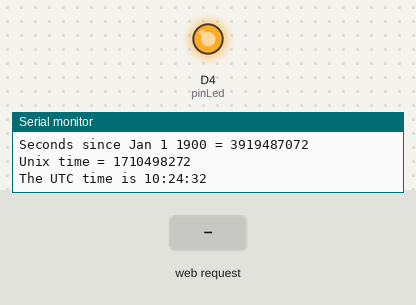
Bench run of a sketch on a simulated ESP8266 (NodeMCU). Parts: output pins drawn as LEDs (lit = HIGH), the last lines printed to the serial monitor. The inputs (shaded band) are chosen by the test bench. WiFi joins after 1.5 s; servers stay silent unless stated.

Above: at 2.7 s.
2.8 s: HTTP request GET /luci received
At 12.8 s:
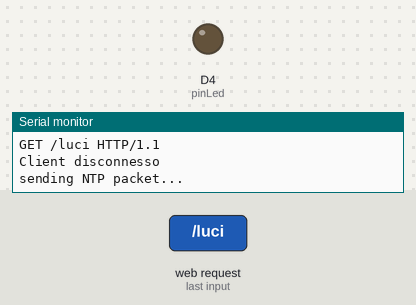
Timing chart, 0 to 14.3 s (numbered marks = the images above; inputs shaded):
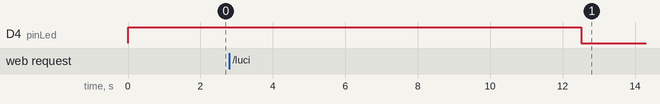

The sketch:

ControllerLuci.ino
```cpp
#include <WiFiUdp.h>
#include <ESP8266WiFi.h>
#include <WiFiUdp.h>

String token = "dk4i93bfo5k6c";

// API endpoint
String api = "/luci";

//port
WiFiServer server(8888);

short pinLed = D4; // pin setup
short status = 1;  // led 1 spento

short local_hour_offset_UTC = 1;

short h_turnsOn_morning = 7 - local_hour_offset_UTC;
short h_turnsOff_morning = 9 - local_hour_offset_UTC;

short h_turnsOn_evening = 20 - local_hour_offset_UTC;
short h_turnsOff_evening = 24 - local_hour_offset_UTC;

short h_turnsOn_evening_weekend = 20 - local_hour_offset_UTC;
short h_turnsOff_evening_weekend = 24 - local_hour_offset_UTC;


unsigned int localPort = 2390;      // local port to listen for UDP packets

/* Don't hardwire the IP address or we won't get the benefits of the pool.
 *  Lookup the IP address for the host name instead */
//IPAddress timeServer(129, 6, 15, 28); // time.nist.gov NTP server
IPAddress timeServerIP; // time.nist.gov NTP server address
const char* ntpServerName = "time.nist.gov";

const int NTP_PACKET_SIZE = 48; // NTP time stamp is in the first 48 bytes of the message

byte packetBuffer[ NTP_PACKET_SIZE]; //buffer to hold incoming and outgoing packets

// A UDP instance to let us send and receive packets over UDP
WiFiUDP udp;


void setup() {

    //const char ssid[] = "TAI-OSPITI"; // inserire l'ssid della rete
    //const char pass[] = "TAIw14pPI";  // password della rete
    const char ssid[] = "Telecom-15855951"; // inserire l'ssid della rete
    const char pass[] = "Casedipinte2010!"; // password della rete
    //char ssid[] = "iPhone di Giuseppe Graziano";  //  your network SSID (name)
    //char pass[] = "ciaociao";       // your network password

    Serial.begin(115200); // serial monitor
    delay(5);

    pinMode(pinLed, OUTPUT);
    digitalWrite(pinLed, status);

    // Connessione alla rete WiFi
    Serial.print("Connessione alla rete: ");
    Serial.println(ssid);

    /*
    *  Viene impostata l'impostazione station (differente da AP o AP_STA)
    * La modalità STA consente all'ESP8266 di connettersi a una rete Wi-Fi
    * (ad esempio quella creata dal router wireless), mentre la modalità AP
    * consente di creare una propria rete e di collegarsi
    * ad altri dispositivi (ad esempio il telefono).
    */
    WiFi.mode(WIFI_STA);

    // config static IP
    //IPAddress ip(192, 168, 1, 99);
    //IPAddress gateway(192, 168, 1, 1);  // set gateway to match your network
    //IPAddress subnet(255, 255, 255, 0); // set subnet mask to match your

    //WiFi.config(ip, gateway, subnet);
    WiFi.begin(ssid, pass);

    while (WiFi.status() != WL_CONNECTED) {
        delay(100);
        Serial.print(".");
    }

    Serial.print("WiFi connected. ");

    // Avvia il server
    server.begin();

    Serial.println("Starting UDP");
    udp.begin(localPort);
    Serial.print("Local port: ");
    Serial.println(udp.localPort());

    //print ip
    Serial.print("Local IP: ");
    Serial.print(WiFi.localIP());
}

void loop() {
    //get a random server from the pool
    WiFi.hostByName(ntpServerName, timeServerIP);

    sendNTPpacket(timeServerIP); // send an NTP packet to a time server
    // wait to see if a reply is available
    delay(1000);

    int cb = udp.parsePacket();
  if (!cb) {
    Serial.println("no packet yet");
  }
  else {
    Serial.print("packet received, length=");
    Serial.println(cb);
    // We've received a packet, read the data from it
    udp.read(packetBuffer, NTP_PACKET_SIZE); // read the packet into the buffer

    //the timestamp starts at byte 40 of the received packet and is four bytes,
    // or two words, long. First, esxtract the two words:

    unsigned long highWord = word(packetBuffer[40], packetBuffer[41]);
    unsigned long lowWord = word(packetBuffer[42], packetBuffer[43]);
    // combine the four bytes (two words) into a long integer
    // this is NTP time (seconds since Jan 1 1900):
    unsigned long secsSince1900 = highWord << 16 | lowWord;
    Serial.print("Seconds since Jan 1 1900 = " );
    Serial.println(secsSince1900);

    // now convert NTP time into everyday time:
    Serial.print("Unix time = ");
    // Unix time starts on Jan 1 1970. In seconds, that's 2208988800:
    const unsigned long seventyYears = 2208988800UL;
    // subtract seventy years:
    unsigned long epoch = secsSince1900 - seventyYears;
    // print Unix time:
    Serial.println(epoch);


    // print the hour, minute and second:
    Serial.print("The UTC time is ");       // UTC is the time at Greenwich Meridian (GMT)
    Serial.print((epoch  % 86400L) / 3600); // print the hour (86400 equals secs per day)
    Serial.print(':');
    if ( ((epoch % 3600) / 60) < 10 ) {
      // In the first 10 minutes of each hour, we'll want a leading '0'
      Serial.print('0');
    }
    Serial.print((epoch  % 3600) / 60); // print the minute (3600 equals secs per minute)
    Serial.print(':');
    if ( (epoch % 60) < 10 ) {
      // In the first 10 seconds of each minute, we'll want a leading '0'
      Serial.print('0');
    }
    Serial.println(epoch % 60); // print the second

    if ( (epoch  % 86400L) / 3600 == h_turnsOn_morning || (epoch  % 86400L) / 3600 == h_turnsOn_evening ) {
        if ( 0 <= (epoch  % 3600) / 60 <= 5){
            if (status == 1) {
              status = 0;
              digitalWrite(pinLed, status);
            }
        }
    } else if ( (epoch  % 86400L) / 3600 == h_turnsOff_morning  || (epoch  % 86400L) / 3600 == h_turnsOff_evening ) {
        if ( 25 <= (epoch  % 3600) / 60 <= 30){
            if (status == 0) {
              status = 1;
              digitalWrite(pinLed, status);
            }
        }
    }
  }
  // wait ten seconds before asking for the time again
  delay(10000);

    // Verifca se il client e' connesso
    WiFiClient client = server.available();
    if (!client) {
        return;
    }

    // wait new connections
    Serial.println("New client");
    while (!client.available()) {
        delay(25);
    }

    String request = client.readStringUntil('\r');
    Serial.println(request);
    client.flush();

    int apiIndex = request.indexOf(api);
    if (apiIndex != -1) {

        if (status == 1) {
            status = 0;
        } else {
            status = 1;
        }

        digitalWrite(pinLed, status);

        client.println("HTTP/1.1 200 OK");
        client.println("Content-Type: text/html");
        client.println("");

        client.println("<!DOCTYPE HTML>");
        client.println("<html>");

        // titolo della pagina
        client.println("<h2>Welocome to stranger things</h2>");

        client.print("<div style=\"font-size: 20px;\">");

        if (status == 1) {
            client.println("<h4>Luci spente</h4>");
        } else {
            client.println("<h4>Luci accese</h4>");
        }

        client.print("</div>");
        client.println("</html>");
    } else {
        client.println("<!DOCTYPE HTML>");
        client.println("<html>");
        client.println("HTTP/1.1 400 Not Found");
        client.println("</html>");
    }

    // chiusura connessione
    client.stop();
    Serial.println("Client disconnesso");
}

// send an NTP request to the time server at the given address
unsigned long sendNTPpacket(IPAddress& address)
{
  Serial.println("sending NTP packet...");
  // set all bytes in the buffer to 0
  memset(packetBuffer, 0, NTP_PACKET_SIZE);
  // Initialize values needed to form NTP request
  // (see URL above for details on the packets)
  packetBuffer[0] = 0b11100011;   // LI, Version, Mode
  packetBuffer[1] = 0;     // Stratum, or type of clock
  packetBuffer[2] = 6;     // Polling Interval
  packetBuffer[3] = 0xEC;  // Peer Clock Precision
  // 8 bytes of zero for Root Delay & Root Dispersion
  packetBuffer[12]  = 49;
  packetBuffer[13]  = 0x4E;
  packetBuffer[14]  = 49;
  packetBuffer[15]  = 52;

  // all NTP fields have been given values, now
  // you can send a packet requesting a timestamp:
  udp.beginPacket(address, 123); //NTP requests are to port 123
  udp.write(packetBuffer, NTP_PACKET_SIZE);
  udp.endPacket(); //////////////////////
}
```

Measured:
- after the input at 2.8 s, D4 (pinLed): HIGH → LOW after 9.7 s
